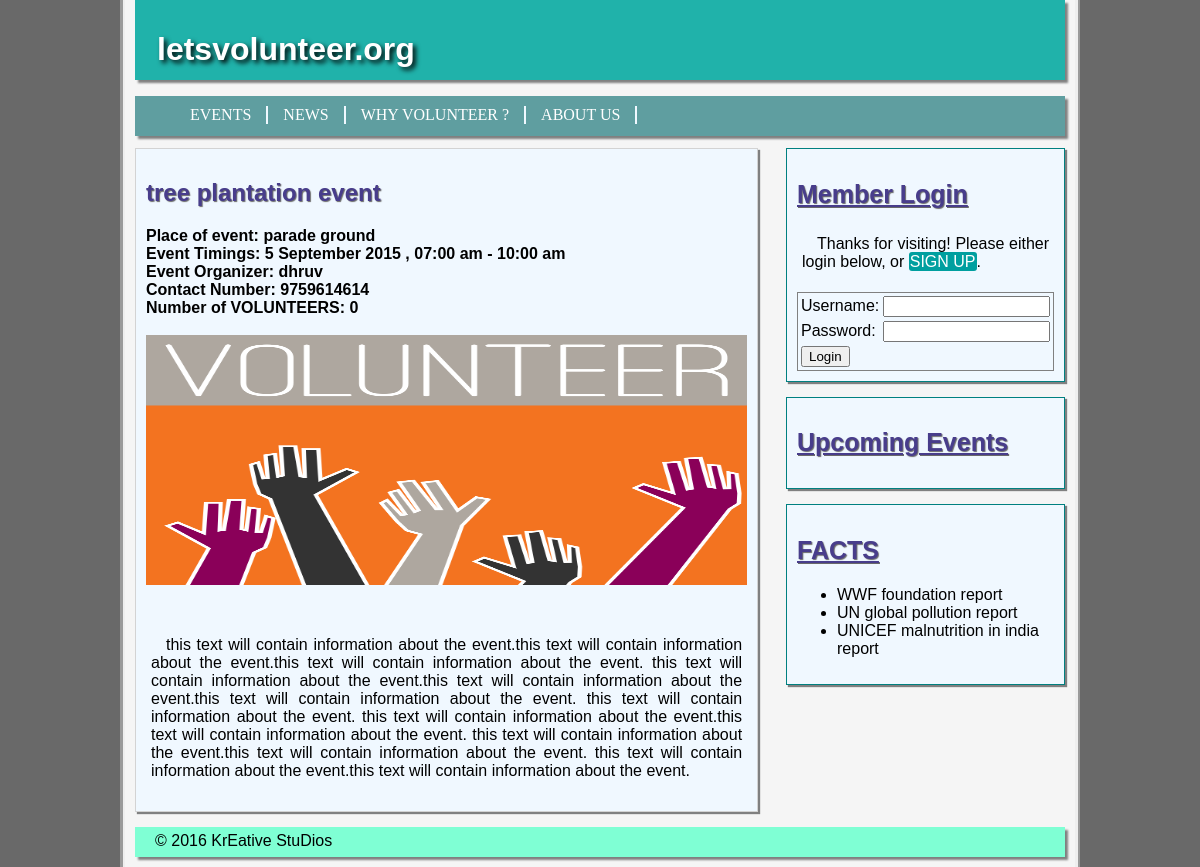
/single_event.php?id=2, run on the app's committed database.
### tables this page shows
CREATE TABLE IF NOT EXISTS `events` (
  `eventid` int(10) NOT NULL AUTO_INCREMENT,
  `userid` int(10) NOT NULL,
  `eventname` varchar(50) NOT NULL,
  `eventplace` varchar(50) NOT NULL,
  `eventstart` datetime NOT NULL,
  `eventend` datetime NOT NULL,
  `eventdescription` text NOT NULL,
  `eventimg` varchar(50) DEFAULT NULL,
  `evententry` tinyint(1) NOT NULL DEFAULT '1',
  PRIMARY KEY (`eventid`),
  KEY `userid` (`userid`),
  KEY `userid_2` (`userid`)
);

CREATE TABLE IF NOT EXISTS `users` (
  `userid` int(10) NOT NULL AUTO_INCREMENT,
  `username` varchar(50) NOT NULL,
  `password` varchar(20) NOT NULL,
  `email` varchar(50) NOT NULL,
  `contact` varchar(10) DEFAULT NULL,
  `gender` varchar(10) NOT NULL,
  `birthdate` date DEFAULT NULL,
  `address` varchar(50) DEFAULT NULL,
  `district` varchar(50) DEFAULT NULL,
  `state` varchar(50) DEFAULT NULL,
  `userimg` varchar(50) DEFAULT NULL,
  PRIMARY KEY (`userid`),
  UNIQUE KEY `userid` (`userid`),
  UNIQUE KEY `email` (`email`)
);

### single_event.php (the view, shortened to what this page needs)
<?php include("includes/connection.php");?>
<?php include("includes/templates/header.php");?>
<?php include("includes/templates/aside.php");?>
<?php
    $eventid = $_GET['id'];
    $getevents = mysqli_query($connection, "SELECT * FROM events WHERE eventid=$eventid");
        $row = mysqli_fetch_array($getevents, MYSQLI_ASSOC);
        $organizer = $row['userid'];
        $eventname = $row['eventname'];
        $eventplace = $row['eventplace'];
        $eventdescription = $row['eventdescription'];
        $eventimg = $row['eventimg'];
        $eventstart = strtotime($row['eventstart']);
        $eventend = strtotime($row['eventend']);
        $getorganizer = mysqli_query($connection, "SELECT username, contact FROM users WHERE userid = '$organizer'");
        $row=mysqli_fetch_array($getorganizer, MYSQLI_ASSOC);
        $getnumberofvolunteers = mysqli_query($connection, "SELECT * FROM eventingdata WHERE eventid=$eventid AND status=1");
        $numofvolunteers=mysqli_num_rows($getnumberofvolunteers);
          echo " <article>";
        echo "<h1>",$eventname;
        echo "</h1> <b>Place of event: ",$eventplace;
         if(date("j F Y", $eventstart) == date("j F Y", $eventend)){
    echo "</b> <br> <b>Event Timings: ",date("j F Y , h:i a", $eventstart);
    echo " - ",date("h:i a", $eventend);
         }
   else{
        echo "</b> <br> <b>Event Start: ",date("j F Y , h:i a", $eventstart);
        echo "</b> <br> <b>Event End: ",date("j F Y , h:i a", $eventend);
   }
        echo "</b> <br> <b>Event Organizer: ",$row['username'];
        echo "</b> <br> <b>Contact Number: ",$row['contact'];
        echo "</b> <br> <b>Number of VOLUNTEERS: ",$numofvolunteers;
        echo "<br><br>";
        echo "</b> <img src='images/$eventimg' style='width:100%;height:250px'>";
        echo "</b></p>  <p>",$eventdescription;
        echo "</p></article>";
 ?>
<?php include("includes/templates/footer.php");?>

### stylesheets/public.css (style rules this page uses)
html { background-color: dimgray; }
* { box-sizing: border-box; }
p { text-align: justify; text-indent: 15px; padding: 5px; }
body { font-family: sans-serif; padding: 0px 10px 10px 10px ; width: 80%; min-width: 875px; margin: auto; position: relative; background-color: whitesmoke; border-width: thick; border-right-style: ridge ; border-left-style: groove; }
h1 { color:darkslateblue; text-shadow: 1px 1px 1px dimgrey; }
article,section { box-shadow: 2px 2px 1px grey; padding: 10px; background-color: aliceblue; margin-bottom: 15px; position: relative; float: left; width: 67%; border: 1px solid lightgrey; }
img { width: 100%; align-items: center; }

### data on the page
events: eventname "tree plantation event", eventplace "parade ground", eventstart "5 September 2015 , 07:00 am", eventend "10:00 am", eventimg (picture), eventdescription "this text will contain information about the event.this text will contain information about the event.this text will contain information about the event. this text will contain information about the event.this text will contain information about the event.this text will contain information about the event. this text will contain information about the event. this text will contain information about the event.this text will contain information about the event. this text will contain information about the event.this text will contain information about the event. this text will contain information about the event.this text will contain information about the event."
users: username "dhruv", contact "9759614614"

### other printed values
$numofvolunteers "0"
